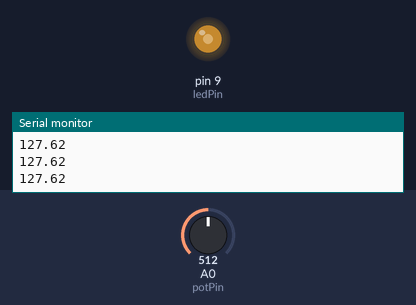
The sketch below on a simulated Arduino Uno, built with avr-gcc and run on an emulated ATmega328P. Shown: output pins drawn as LEDs (lit = HIGH), the last lines printed to the serial monitor. Inputs (shaded band) come from the test bench; at power-on: A0 (potPin) = 512.

Above: at 1.2 s.
1.3 s: A0 (potPin) set to 716
At 2.0 s:
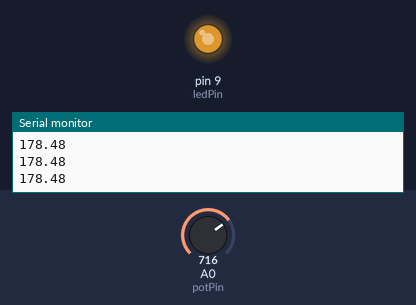
2.8 s: A0 (potPin) set to 900
At 3.3 s:
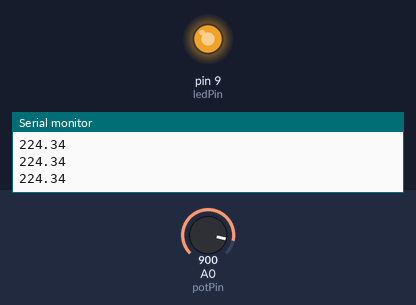
4.3 s: A0 (potPin) set to 122
At 5.5 s:
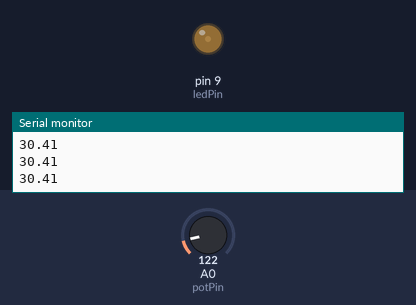
5.8 s: A0 (potPin) set to 0
At 6.8 s:
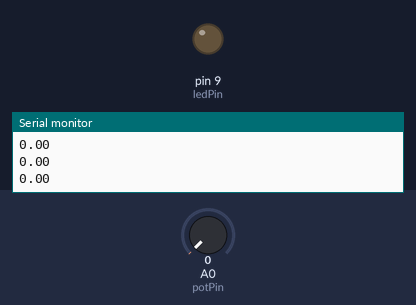
7.3 s: A0 (potPin) set to 511
At 7.9 s:
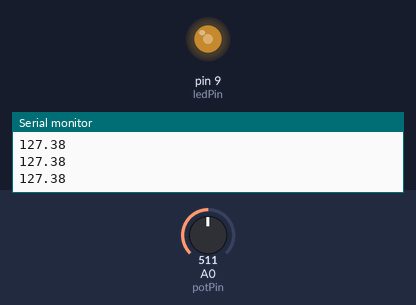
Timing chart, 0 to 9.8 s (numbered marks = the images above; inputs shaded):
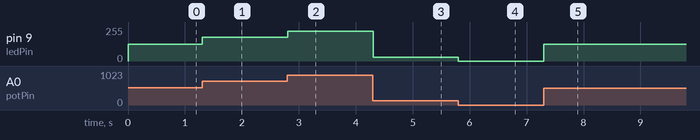

Measured:
- after the input at 1.3 s, pin 9 (ledPin): 127/255 → 178/255 at once
- after the input at 2.8 s, pin 9 (ledPin): 178/255 → 224/255 at once
- after the input at 4.3 s, pin 9 (ledPin): 224/255 → 30/255 at once
- after the input at 5.8 s, pin 9 (ledPin): 30/255 → 0/255 at once
- after the input at 7.3 s, pin 9 (ledPin): 0/255 → 127/255 at once

The sketch:

LED_High_Low.ino
```cpp
const int potPin = A0;
const int ledPin = 9;
int potValue = 0;
void setup() {
// initialize serial communication at 9600 bits per second:
Serial.begin(9600);
}
// the loop routine runs over and over again forever:
void loop() {
// read the input on analog pin 0:
potValue = analogRead(potPin); // not the best practice
// print out the value you read:
 Serial.println(255.0*potValue/1023);
analogWrite(ledPin, 255.0*potValue/1023);

delay(10); // delay in between reads for stability
}
```
